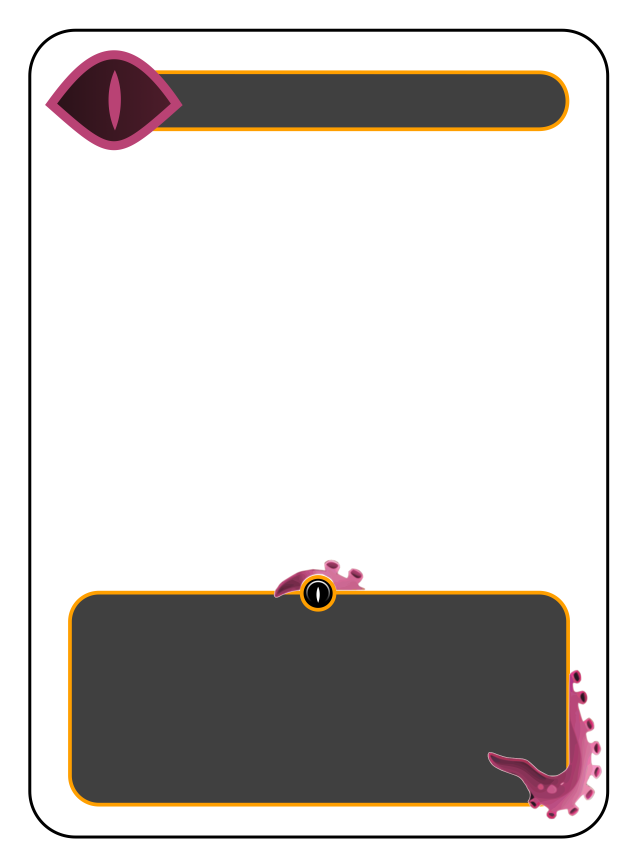
#> input picture assets/NormalCardTemplate.png, 2550 x 3469 px (shown at 1/4 size)
$ python -i cardgenerator.py   (imports and definitions only)
#> lines starting #> are read from the running program, lines starting #| are printed output that depends on the picture; after the words box and inside, x2 and y2 are one past the last pixel; in counts of white or black regions, pixels touching at a corner belong together
import os, cv2, base64
from io import BytesIO
from PIL import Image, ImageFont, ImageDraw, ImageFilter, ImageOps
from pathlib import Path
from models import Card, ThreeDEffectKind
from rembg import remove

optimize_pngs:bool = True
__location__ = os.path.realpath(os.path.join(os.getcwd(), os.path.dirname(__file__)))
card_frame_normal = None
card_frame_mindbug = None
card_cut_marks = None
card_cut_marks_inverted= None
name_font_52 = None
name_font_42 = None
name_font_20 = None
trigger_and_capabilites_font_regular = None
trigger_and_capabilites_font_medium = None
trigger_and_capabilites_font_small = None
description_font_regular = None
description_font_medium = None
description_font_small = None
quote_font_regular = None
quote_font_medium = None
quote_font_small = None
card_key_font_18 = None
power_font = None

#region HELPER FUNC
def InvertImgColor(img):
    triggers,g,b,a = img.split()
    rgb_image = Image.merge('RGB', (triggers,g,b))
    inverted_image = ImageOps.invert(rgb_image)
    r2,g2,b2 = inverted_image.split()
    inverted_img = Image.merge('RGBA', (r2,g2,b2,a))
    return inverted_img

# [7 lines left out: function LoadingModelforRembg, not called in this run]

def LoadingCardFrames():
    print("Loading card frames:")
    # Open frame for normal card and Convert image to RGBA
    card_frame_normal = Image.open(os.path.join(__location__, "assets/NormalCardTemplate.png"))
#> card_frame_normal is the input picture: PIL image 2550x3469 RGBA; mean R, G, B, A 65.5, 61.9, 60.3, 56.5
    card_frame_normal = card_frame_normal.resize((816, 1110),resample= Image.Resampling.LANCZOS)
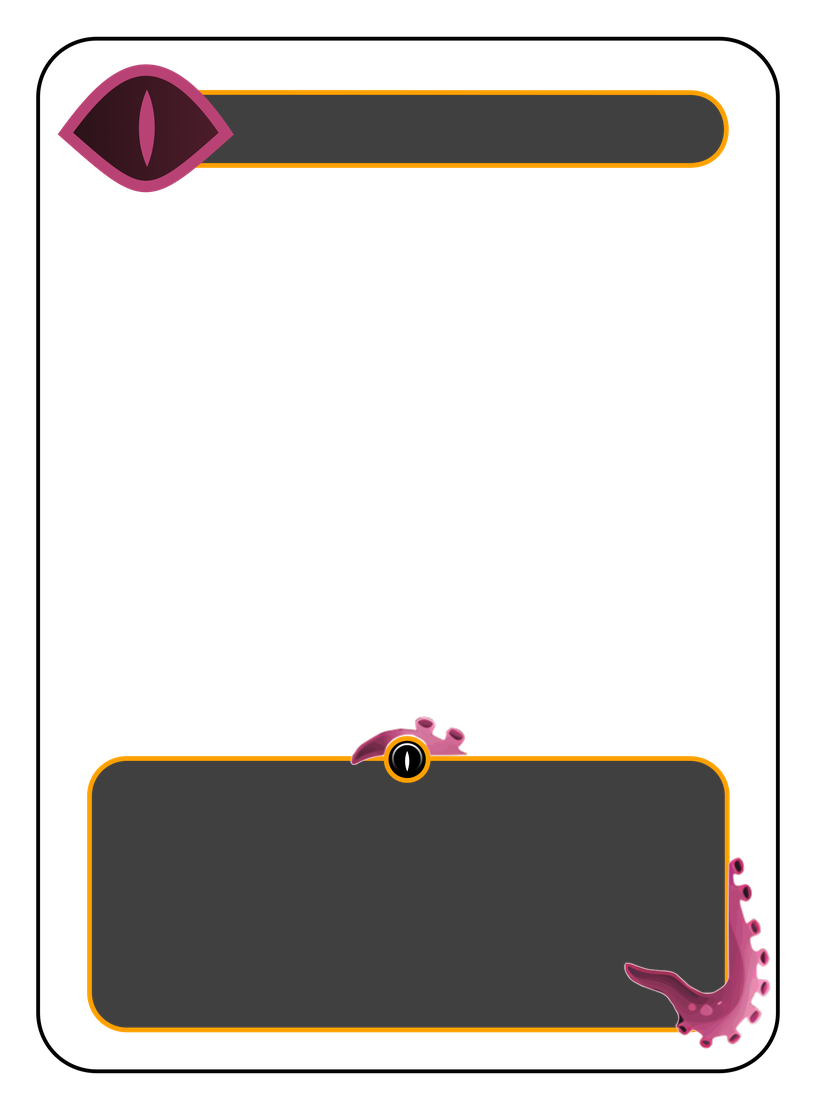
#> card_frame_normal: PIL image 816x1110 RGBA; mean R, G, B, A 8.9, 4.8, 2.8, 56.5; transparent parts drawn white
    card_frame_normal = card_frame_normal.convert("RGBA")
    # Open frame for mindbug card and Convert image to RGBA
    card_frame_mindbug = Image.open(os.path.join(__location__, "assets/MindbugCardTemplate.png"))
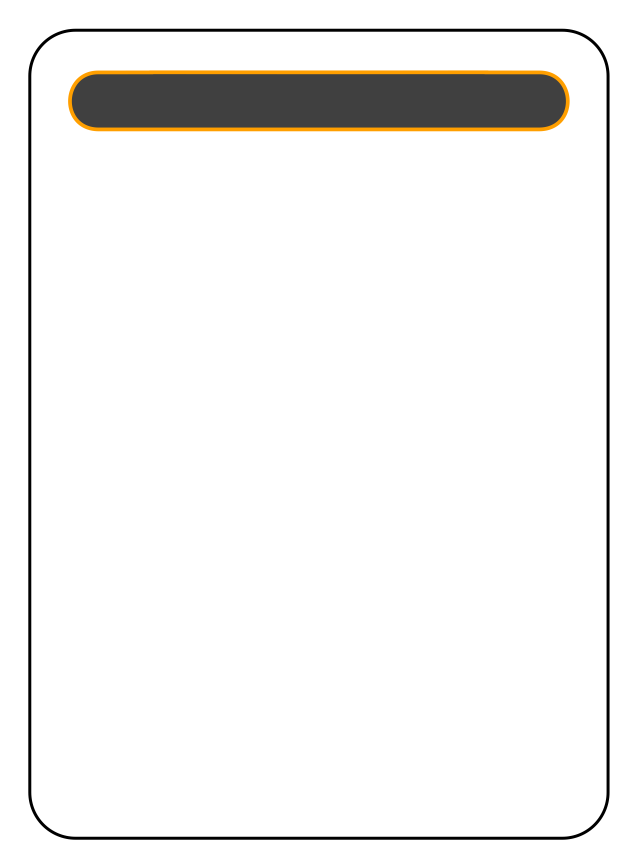
#> input picture assets/MindbugCardTemplate.png, 2550 x 3469 px (shown at 1/4 size)
#> card_frame_mindbug is the input picture: PIL image 2550x3469 RGBA; mean R, G, B, A 76.3, 75.6, 74.4, 14.4
    card_frame_mindbug = card_frame_mindbug.resize((816, 1110),resample= Image.Resampling.LANCZOS)
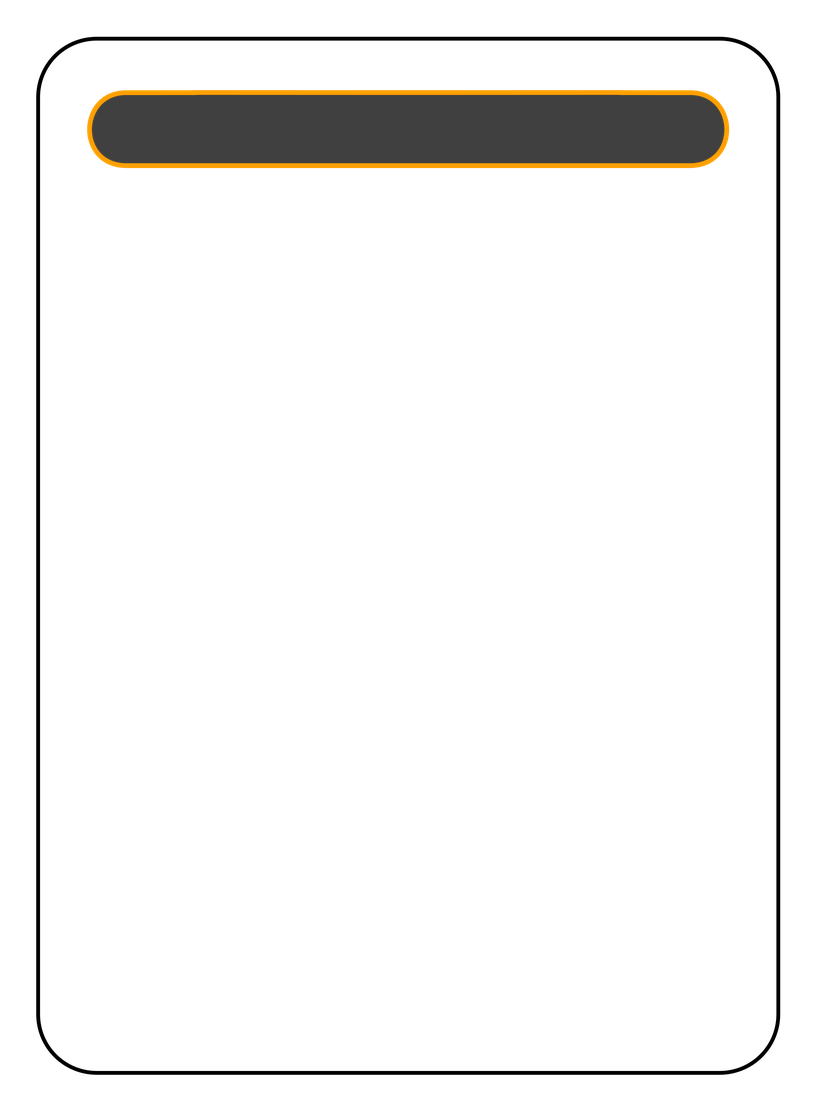
#> card_frame_mindbug: PIL image 816x1110 RGBA; mean R, G, B, A 2.5, 1.6, 0, 14.5; transparent parts drawn white
    card_frame_mindbug = card_frame_mindbug.convert("RGBA")

    card_cut_marks = Image.open(os.path.join(__location__, "assets/CardCutMarks.png"))
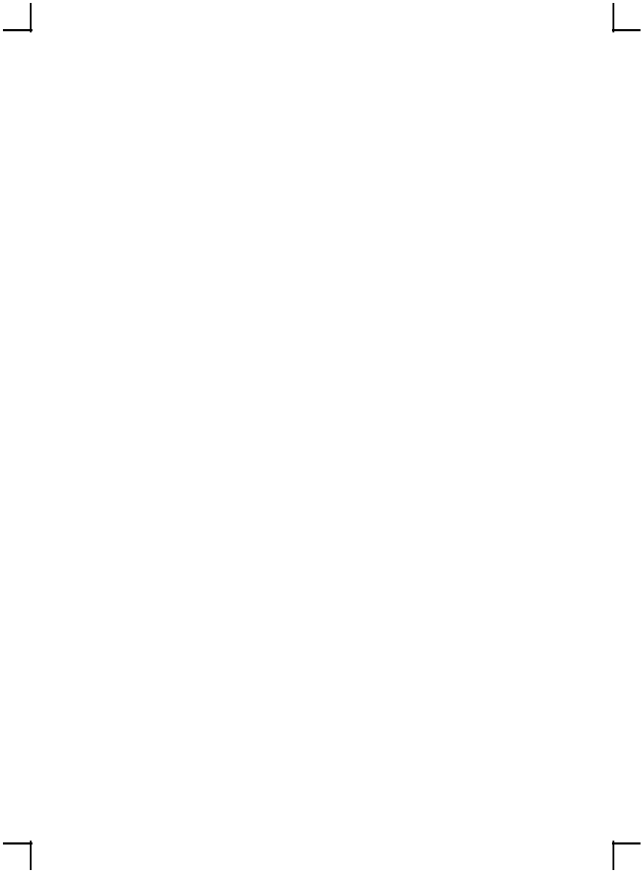
#> input picture assets/CardCutMarks.png, 2574 x 3492 px (shown at 1/4 size)
#> card_cut_marks is the input picture: PIL image 2574x3492 RGBA; mean R, G, B, A 79.9, 79.9, 79.9, 0.2
    card_cut_marks = card_cut_marks.resize((816, 1110),resample= Image.Resampling.LANCZOS)
#> card_cut_marks: PIL image 816x1110 RGBA
    card_cut_marks = card_cut_marks.convert("RGBA")

    card_cut_marks_inverted = InvertImgColor(Image.open(os.path.join(__location__, "assets/CardCutMarks.png")))
#> in InvertImgColor, `triggers,g,b,a = img.split()`: triggers: PIL image 2574x3492 L; values 0 (black) and 80 (white), 99.9% white; 4 black regions, box (x1, y1, x2, y2) and area: (11, 3362, 130, 3481) 2062, (11, 11, 130, 130) 1951, (2447, 11, 2563, 130) 1924, (2447, 3362, 2563, 3481) 1924
#> in InvertImgColor, `triggers,g,b,a = img.split()`:
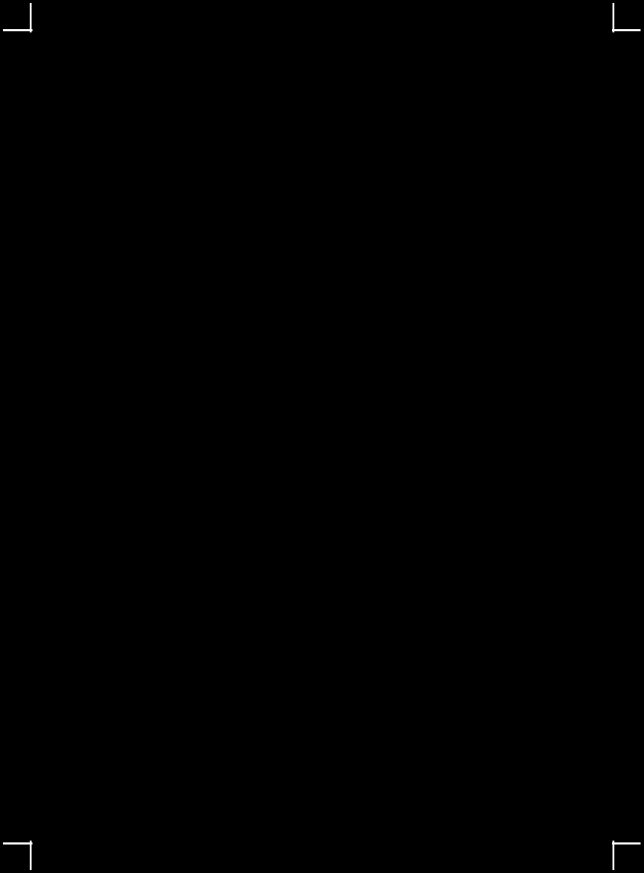
#> a: PIL image 2574x3492 L (shown at 1/4 size); min 0, max 255, mean 0.2
#> in InvertImgColor, `inverted_image = ImageOps.invert(rgb_image)`:
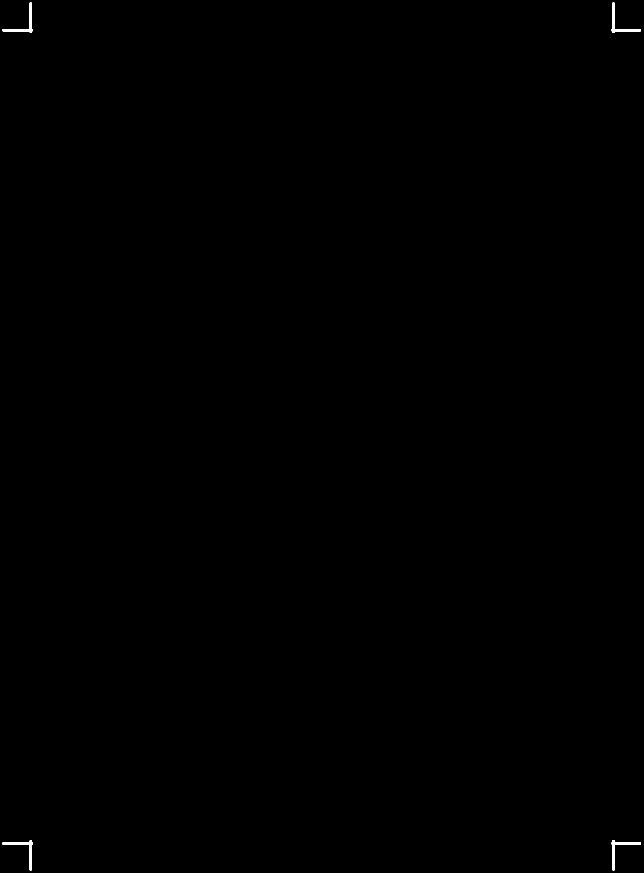
#> inverted_image: PIL image 2574x3492 RGB (shown at 1/4 size); values 175 (black) and 255 (white), 0.09% white; 4 white regions, box (x1, y1, x2, y2) and area: (11, 3362, 130, 3481) 2062, (11, 11, 130, 130) 1951, (2447, 11, 2563, 130) 1924, (2447, 3362, 2563, 3481) 1924
    card_cut_marks_inverted = card_cut_marks_inverted.resize((816, 1110),resample= Image.Resampling.LANCZOS)
    card_cut_marks_inverted = card_cut_marks_inverted.convert("RGBA")

    print("Loading card frames: SUCESSFULL.")
    return card_frame_normal, card_frame_mindbug, card_cut_marks, card_cut_marks_inverted

# [762 lines left out: functions LoadingFonts, text_wrap, cleanup_triggers, CreateAMindbugCard, CreateACreatureCard, not called in this run]

>>> result = LoadingCardFrames()
